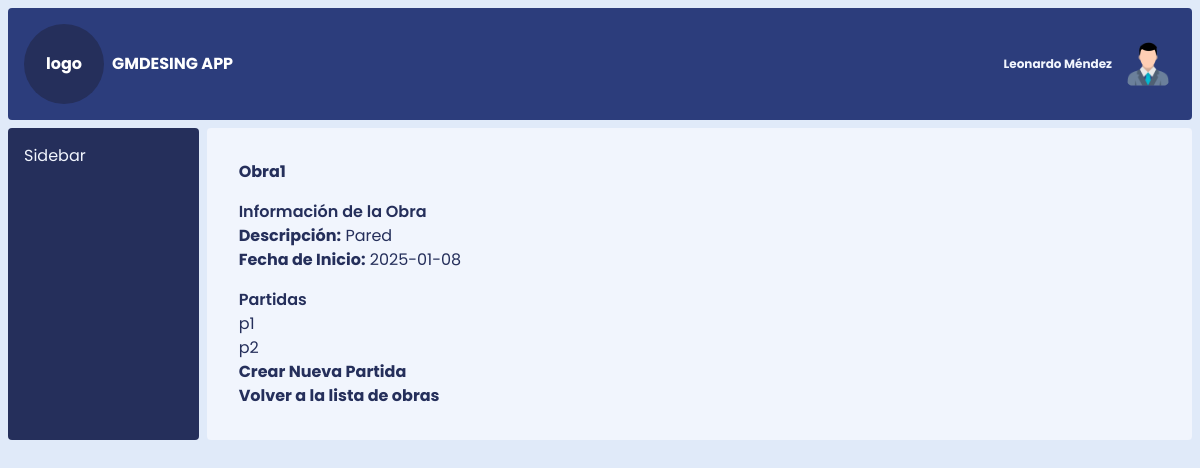
Page /obra/1 on the earlier database version.
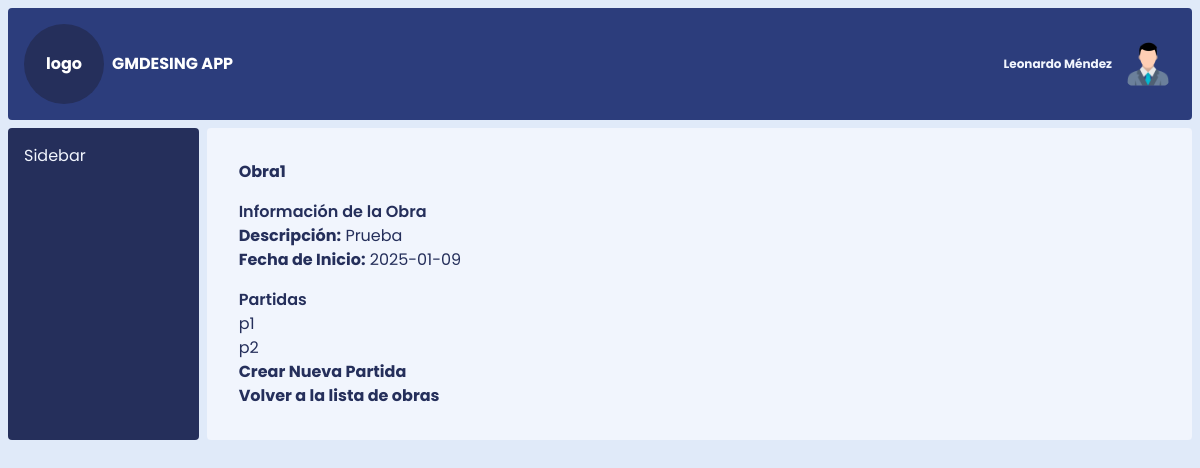
Same page on the later database version.
### models.py (models this page shows)
class Obra(db.Model):
    id_obra = db.Column(db.Integer, primary_key=True)
    nombre_obra = db.Column(db.String(100), nullable=False)
    descripcion_obra = db.Column(db.Text)
    fecha_inicio = db.Column(db.Date)
    partidas = db.relationship('Partida', backref='obra', lazy=True) # Relación con Partidas

class Partida(db.Model):
    id_partida = db.Column(db.Integer, primary_key=True)
    id_obra = db.Column(db.Integer, db.ForeignKey('obra.id_obra'), nullable=False)
    nombre_partida = db.Column(db.String(100), nullable=False)
    descripcion_partida = db.Column(db.Text)
    manos_obra = db.relationship('PartidasManoDeObra', backref='partida', lazy=True)
    herramientas = db.relationship('PartidasHerramientas', backref='partida', lazy=True)
    materiales = db.relationship('PartidasMateriales', backref='partida', lazy=True)

### app.py (the view)
@app.route('/obra/<int:id_obra>') # Ruta para ver detalles de una obra y sus partidas
def ver_obra(id_obra):
    obra = Obra.query.get_or_404(id_obra)
    return render_template('ver_obra.html', obra=obra, datos=datos)

### templates/ver_obra.html
{% extends 'base.html' %}
{% block content %}
    <div class="container mx-auto p-4">
        <h1 class="text-3xl font-bold mb-4">{{ obra.nombre_obra }}</h1>
        <div class="bg-slate-800 rounded-lg shadow-md p-6 mb-4">
            <h2 class="text-xl font-semibold mb-2">Información de la Obra</h2>
            <p class="text-gray-700 mb-2"><strong>Descripción:</strong> {{ obra.descripcion_obra }}</p>
            <p class="text-gray-700"><strong>Fecha de Inicio:</strong> {{ obra.fecha_inicio }}</p>
        </div>
        <div class="bg-slate-800 rounded-lg shadow-md p-6">
            <h2 class="text-xl font-semibold mb-2">Partidas</h2>
            {% if obra.partidas %}
                <ul class="list-disc pl-6 text-gray-700">
                    {% for partida in obra.partidas %}
                        <li class="mb-2"><a href="{{ url_for('ver_partida', id_partida=partida.id_partida) }}" class="text-blue-600 hover:text-blue-800">{{ partida.nombre_partida }}</a></li>
                    {% endfor %}
                </ul>
            {% else %}
                <p class="text-gray-600">No hay partidas registradas para esta obra.</p>
            {% endif %}
            <a href="{{ url_for('crear_partida', id_obra=obra.id_obra) }}" class="bg-green-500 hover:bg-green-700 text-slate-800 font-bold py-2 px-4 rounded mt-4 inline-block">Crear Nueva Partida</a>
        </div>
        <a href="{{ url_for('index') }}" class="bg-gray-500 hover:bg-gray-700 text-slate-800 font-bold py-2 px-4 rounded mt-4 inline-block">Volver a la lista de obras</a>
    </div>
{% endblock %}

### templates/base.html (shortened to what this page needs)
<!DOCTYPE html>
<html lang="en">
<head>
    <link rel="stylesheet" href="{{ url_for('static', filename='css/styles.css') }}">
    <link rel="stylesheet" href="{{ url_for('static', filename='css/style.css') }}">
</head>
<body class="base grid grid-cols-12 gap-2 p-2 h-[100vh]">
    <nav class="nav col-span-12 text-white p-4 flex justify-between items-center h-[10vh]">
        <div class="flex justify-start items-center gap-2">
            <div class="flex justify-center items-center w-20 h-20 bg-blue-950 rounded-full">
                <h1>logo</h1>
            </div>
            <h1>{{datos.sistema}}</h1>
        </div>
        <div class="flex justify-end items-center gap-2">
            <h3>{{datos.usuario}}</h3>
            <img class="rounded-full hidden md:block w-14" bg-black src="/static/img/perfil.png" alt="">
        </div>
    </nav>
    <aside id="sidebar" class="aside col-span-2 h[90vh] p-4 hidden md:block md:col-span-2">
        {% block sidebar %}
        <h2>Sidebar</h2>
        {% endblock %}
    </aside>
    <main class="content col-span-12 md:col-span-10 h-[90vh] p-4 overflow-y-auto scroll-hidden">
        {% block content %}{% endblock %}
    </main>
</body>
</html>

### static/css/styles.css (style rules this page uses)
html, :host { line-height: 1.5; -webkit-text-size-adjust: 100%; -moz-tab-size: 4; -o-tab-size: 4; tab-size: 4; font-family: Poppins, sans-serif; font-feature-settings: normal; font-variation-settings: normal; -webkit-tap-highlight-color: transparent; }
body { margin: 0; line-height: inherit; }
h1, h2, h3, h4, h5, h6 { font-size: inherit; font-weight: inherit; }
a { color: inherit; text-decoration: inherit; }
b, strong { font-weight: bolder; }
blockquote, dl, dd, h1, h2, h3, h4, h5, h6, hr, figure, p, pre { margin: 0; }
ol, ul, menu { list-style: none; margin: 0; padding: 0; }
img, svg, video, canvas, audio, iframe, embed, object { display: block; vertical-align: middle; }
img, video { max-width: 100%; height: auto; }
.container { width: 100%; }
@media (min-width: 640px) { .container { max-width: 640px; } }
@media (min-width: 768px) { .container { max-width: 768px; } }
@media (min-width: 1024px) { .container { max-width: 1024px; } }
.base { --tw-bg-opacity: 1; background-color: rgb(224 234 249 / var(--tw-bg-opacity, 1)); }
.nav { border-radius: 0.25rem; --tw-bg-opacity: 1; background-color: rgb(44 61 124 / var(--tw-bg-opacity, 1)); padding-top: 0.5rem; padding-bottom: 0.5rem; padding-left: 1rem; padding-right: 1rem; font-weight: 700; --tw-text-opacity: 1; color: rgb(37 47 91 / var(--tw-text-opacity, 1)); }
.aside { border-radius: 0.25rem; --tw-bg-opacity: 1; background-color: rgb(37 47 91 / var(--tw-bg-opacity, 1)); padding-top: 0.5rem; padding-bottom: 0.5rem; padding-left: 1rem; padding-right: 1rem; --tw-text-opacity: 1; color: rgb(241 245 253 / var(--tw-text-opacity, 1)); }
.content { border-radius: 0.25rem; --tw-bg-opacity: 1; background-color: rgb(241 245 253 / var(--tw-bg-opacity, 1)); padding-top: 0.5rem; padding-bottom: 0.5rem; padding-left: 1rem; padding-right: 1rem; --tw-text-opacity: 1; color: rgb(37 47 91 / var(--tw-text-opacity, 1)); }
h3 { font-size: 0.75rem; line-height: 1rem; font-weight: 700; --tw-text-opacity: 1; color: rgb(241 245 253 / var(--tw-text-opacity, 1)); }
.col-span-12 { grid-column: span 12 / span 12; }
.col-span-2 { grid-column: span 2 / span 2; }
.mb-4 { margin-bottom: 1rem; }
.flex { display: flex; }
.grid { display: grid; }
.hidden { display: none; }
.h-20 { height: 5rem; }
.h-\[100vh\] { height: 100vh; }
.h-\[10vh\] { height: 10vh; }
.h-\[90vh\] { height: 90vh; }
.w-14 { width: 3.5rem; }
.w-20 { width: 5rem; }
.grid-cols-12 { grid-template-columns: repeat(12, minmax(0, 1fr)); }
.items-center { align-items: center; }
.justify-start { justify-content: flex-start; }
.justify-end { justify-content: flex-end; }
.justify-center { justify-content: center; }
.justify-between { justify-content: space-between; }
.gap-2 { gap: 0.5rem; }
.overflow-y-auto { overflow-y: auto; }
.rounded-full { border-radius: 9999px; }
.bg-blue-950 { --tw-bg-opacity: 1; background-color: rgb(37 47 91 / var(--tw-bg-opacity, 1)); }
.p-2 { padding: 0.5rem; }
.p-4 { padding: 1rem; }
.font-bold { font-weight: 700; }
.font-semibold { font-weight: 600; }
.text-white { --tw-text-opacity: 1; color: rgb(255 255 255 / var(--tw-text-opacity, 1)); }
@media (min-width: 768px) { .md\:col-span-10 { grid-column: span 10 / span 10; } }
@media (min-width: 768px) { .md\:col-span-2 { grid-column: span 2 / span 2; } }
@media (min-width: 768px) { .md\:block { display: block; } }

### static/css/style.css (style rules this page uses)
.scroll-hidden { overflow-y: scroll; }

Differences in the rows shown:
changed Obra "Obra1": descripcion_obra "Pared" → "Prueba"; fecha_inicio "2025-01-08" → "2025-01-09"
